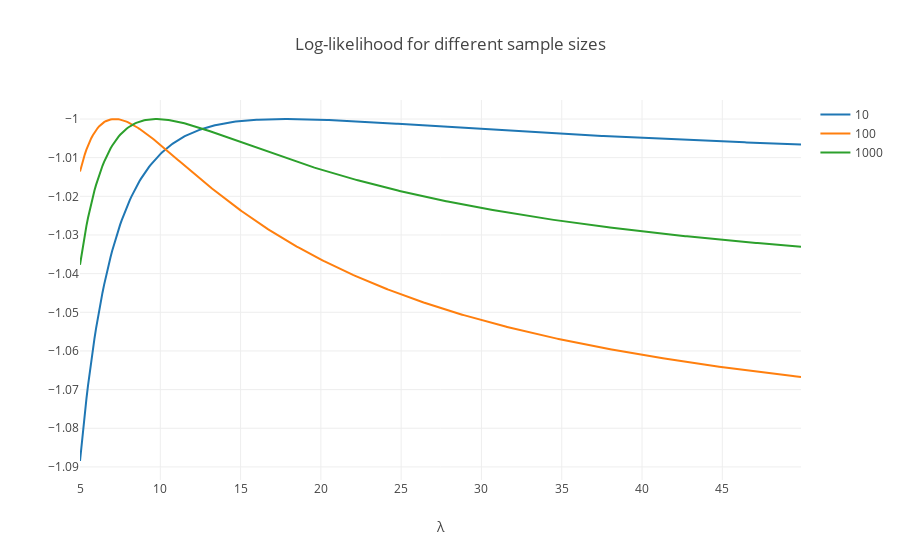

The notebook cell this image was saved under:
### Code cell
lambda_true = 10.
Ns = [10, 100, 1000]

samples = [sample_exp(lambda_true, N) for N in Ns]
lambdas = np.arange(5, 50, 0.1)

data = []

for s in samples:
    lh = [log_likelihood(l, s) for l in lambdas]
    i_max = np.argmax(lh)

    data.append(Scatter(
        x = lambdas,
        y = lh / np.abs(lh[i_max]),
        name = len(s)
    ))

lyt = Layout(
    title="Log-likelihood for different sample sizes",
    xaxis=dict(title="λ")
) 
py.iplot(Figure(data=data, layout=lyt) )

### Figure 1 — Plotly figure (JSON) as saved in the notebook; plotly's stock layout.template omitted (floating-point values rounded to 4 significant figures; data arrays with more than 128 entries replaced by an {"elided": "..."} marker saying what was removed)
{"data": [{"name": 10, "type": "scatter", "x": {"elided": "450 float values"}, "y": {"elided": "450 float values"}}, {"name": 100, "type": "scatter", "x": {"elided": "450 float values"}, "y": {"elided": "450 float values"}}, {"name": 1000, "type": "scatter", "x": {"elided": "450 float values"}, "y": {"elided": "450 float values"}}], "layout": {"title": "Log-likelihood for different sample sizes", "xaxis": {"title": "λ"}}}
